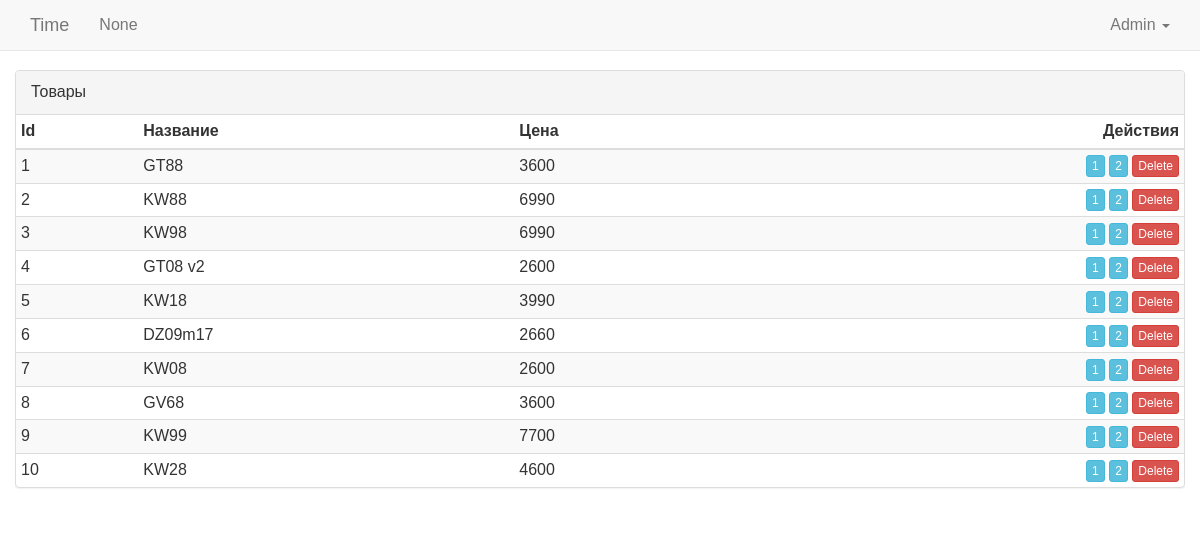
The app's page /admin/index.php with its own data.
### tables this page shows
CREATE TABLE `products` (
  `id` int(10) UNSIGNED NOT NULL,
  `name` varchar(255) NOT NULL,
  `g_price` int(11) NOT NULL,
  `price` int(11) NOT NULL,
  `img` varchar(255) NOT NULL,
  `description` text NOT NULL
);

### inc/helpers.php (called while the page is built, shortened)
<?php
function url(string $url = '', array $params = [])
{
    return BASE_URL . $url . (!empty($params) ? '?' . http_build_query($params) : '');
}

### admin/index.php (the view, shortened to what this page needs)
<?php
$db = require_once '../inc/db.php';
require_once '../inc/helpers.php';
$sql = "SELECT * FROM products";
$products = mysqli_query($db, $sql) ?: [];
?>
<!DOCTYPE html>
<html lang="ru">
<head>
    <link href="<?=url('css/bootstrap.min.css')?>" rel="stylesheet">
    <link rel="stylesheet" href="<?=url('css/main.css')?>" />
    <link rel="stylesheet" href="<?=url('css/media.css')?>" />
</head>
<body>
    <div id="app">
        <?php require_once 'inc/navbar.php'; ?>
        <div class="container-fluid">
            <div class="row">
                <div class="col-md-12">
                    <div class="panel panel-default table-responsive">
                        <div class="panel-heading">Товары</div>
    <table class="table table-condensed table-striped table-hover">
        <thead>
            <tr>
                <th>Id</th>
                <th>Название</th>
                <th>Цена</th>
                <th class="text-right">Действия</th>
            </tr>
        </thead>
        <tbody>
            <?php foreach ($products as $product) { ?>
                <tr class="{{ $status->getClass($question->status) }}">
                    <td><?=$product['id']?></td>
                    <td><?=$product['name']?></td>
                    <td><?=$product['price']?></td>
                    <td class="text-right">
                        <a target="_blank" class="btn btn-xs btn-info" href="<?=url()?>">
                            1
                        </a>
                        <a target="_blank" class="btn btn-xs btn-info" href="<?=url()?>">
                            2
                        </a>
                        <form action="<?=url()?>" method="POST" style="display: inline;" onsubmit="if(confirm('Delete? Are you sure?')) {return true;} else {return false;};">
                            <button type="submit" class="btn btn-xs btn-danger">
                                Delete
                            </button>
                        </form>
                    </td>
                </tr>
            <?php } ?>
        </tbody>
    </table>
                    </div>
                </div>
            </div>
        </div>
    </div>
</body>
</html>

### css/main.css (style rules this page uses)
body { font-family: "RobotoRegular", sans-serif; font-size: 16px; }

### records on screen
products: id "1", name "GT88", price "3600"
products: id "2", name "KW88", price "6990"
products: id "3", name "KW98", price "6990"
products: id "4", name "GT08 v2", price "2600"
products: id "5", name "KW18", price "3990"
products: id "6", name "DZ09m17", price "2660"
products: id "7", name "KW08", price "2600"
products: id "8", name "GV68", price "3600"
products: id "9", name "KW99", price "7700"
products: id "10", name "KW28", price "4600"
